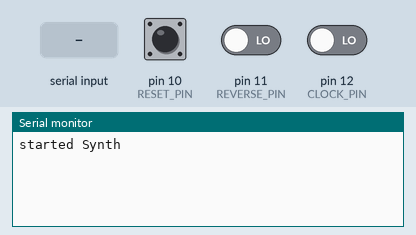
Recording of a sketch running on a simulated Arduino Nano, built with avr-gcc and run on an emulated ATmega328P. On the bench: the last lines printed to the serial monitor. The inputs (shaded band) are chosen by the test bench; at power-on: pin 10 (RESET_PIN) LOW, pin 12 (CLOCK_PIN) LOW, pin 11 (REVERSE_PIN) LOW.

Above: at 1.2 s.
1.3 s: pin 10 (RESET_PIN) pulled HIGH for 0.15 s
At 2.2 s:
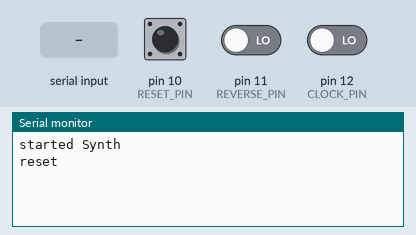
2.9 s: pin 12 (CLOCK_PIN) driven HIGH
At 3.6 s:
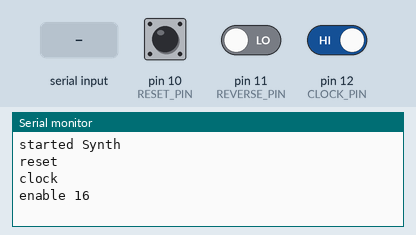
4.4 s: "c" received over Serial
At 5.1 s:
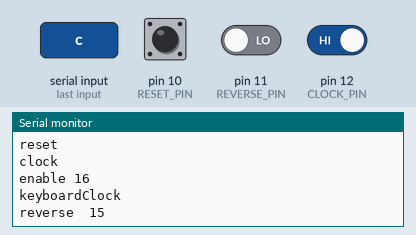

Measured:
- after the input at 1.3 s, the serial monitor: prints a new line at once (image 1)
- after the input at 2.9 s, the serial monitor: prints a new line at once (image 2)
- after the input at 4.4 s, the serial monitor: prints a new line at once (image 3)

The sketch:

Sequencer.ino
```cpp
// (licence header left out)
#include "Arduino.h"

// Amount of outputs - or steps - the system has
const uint8_t OUTPUT_STEPS{16};
// Below, define the pin outputs that we use for each step.
#define STEP1 2
#define STEP2 3
#define STEP3 4
#define STEP4 5
#define STEP5 6
#define STEP6 7
#define STEP7 8
#define STEP8 9
#define STEP9 A0
#define STEP10 A1
#define STEP11 A2
#define STEP12 A3
#define STEP13 A4
#define STEP14 A5
#define STEP15 13
#define STEP16 9 //0 // TX pin, since we won't use Serial input

// Put the pins in an array, so we can loop through them later on
const uint8_t stepPins[16] = {STEP1, STEP2, STEP3, STEP4, STEP5, STEP6, STEP7, STEP8, STEP9, STEP10, STEP11, STEP12, STEP13, STEP14, STEP15, STEP16};

// Pins used as inputs
#define RESET_PIN 10
#define REVERSE_PIN 11
#define CLOCK_PIN 12
// Unused pin: RX(1)

uint8_t forward_clock_level = LOW;
uint8_t previous_forward_clock_level = LOW;

uint8_t reset_level = LOW;
uint8_t previous_reset_level = LOW;

// keeps track on which output should be active at the moment.
// output "0" does not exist, meaning that no output will be active at that moment
uint8_t output_number = 0;
bool direction_forward = true; // Should we go forward? (or reverse)

void setup()
{

  // Warning: do not use Serial, since it prevents output STEP16 from working correctly
  // Set all step outputs to OUTPUT mode
  for (size_t i = 0; i < OUTPUT_STEPS; i++)
  {
    pinMode(stepPins[i], OUTPUT);
  }
  pinMode(CLOCK_PIN, INPUT);
  pinMode(RESET_PIN, INPUT);
  pinMode(REVERSE_PIN, INPUT);
  Serial.begin(9600);
  Serial.println("started Synth");
}

void loop()
{
  if (Serial.available())
  {
    if (Serial.read() == 'c')
    {
      Serial.println("keyboardClock");
      if (direction_forward) // if we go forwards
      {                      // Then step forward and check if we are within bounds
        if (++output_number > OUTPUT_STEPS)
        {
          output_number = 1; // and reset back to the start when we arent't
        }
        Serial.println("forward  " + String(output_number));
      }
      else // else we are going backwards
      {
        if (--output_number < 1) // Then check if we arrived at the start of the sequence
        {
          output_number = OUTPUT_STEPS; // If so, reset to the end of the sequence
        }
        Serial.println("reverse  " + String(output_number));
      }

    }
  }
  direction_forward = digitalRead(REVERSE_PIN); // Read and set the direction from the switch

  // If the forward clock has been changed (level is high)
  forward_clock_level = digitalRead(CLOCK_PIN);
  // Serial.println(digitalRead(CLOCK_PIN));
  if ((forward_clock_level == HIGH) && (previous_forward_clock_level == LOW))
  {
    Serial.println("clock");

    if (direction_forward) // if we go forwards
    {                      // Then step forward and check if we are within bounds
      if (++output_number > OUTPUT_STEPS)
      {
        output_number = 1; // and reset back to the start when we arent't
      }
    }
    else // else we are going backwards
    {
      if (--output_number < 1) // Then check if we arrived at the start of the sequence
      {
        output_number = OUTPUT_STEPS; // If so, reset to the end of the sequence
      }
    }
    Serial.println("enable " + String(output_number));
  }
  previous_forward_clock_level = forward_clock_level; // store the state

  // Reset logic: when high, start aat the first step output.
  reset_level = digitalRead(RESET_PIN);
  if ((reset_level == HIGH) && (previous_reset_level == LOW))
  {
    Serial.println("reset");
    output_number = 1;
  }
  previous_reset_level = reset_level; // store the state

  // Now enable the correct output
  enable_single_output(output_number);
}
void enable_single_output(uint8_t output)
{

  for (size_t i = 1; i <= OUTPUT_STEPS; i++) // loop from 1 through 16 (steps)
  {
    if (i == output)
    {
      digitalWrite(stepPins[i - 1], HIGH); // i-1 since the array is zero-based
    }
    else
    {
      digitalWrite(stepPins[i - 1], LOW);
    }
  }
}
```
